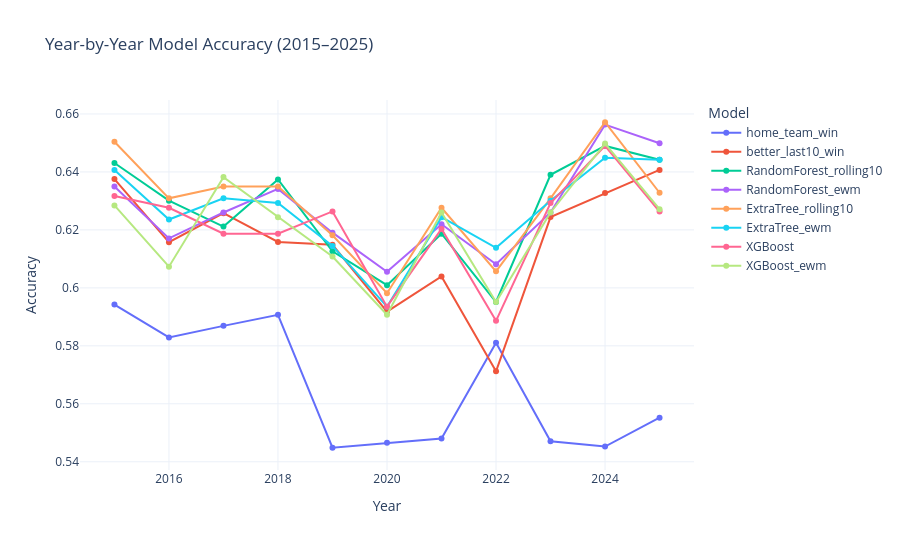

The cell this chart's notebook holds for it:
### Code cell
fig = go.Figure()

for col in plot_rolling.columns:
    fig.add_trace(go.Scatter(
        x=plot_rolling.index,
        y=plot_rolling[col],
        mode='lines+markers',
        name=col,
        hovertemplate='%{y:.4f}<extra>' + col + '</extra>'
    ))

fig.update_layout(
    title='Year-by-Year Model Accuracy (2015–2025)',
    xaxis_title='Year',
    yaxis_title='Accuracy',
    hovermode='x unified',
    legend_title='Model',
    template='plotly_white',
    width=900,
    height=550
)

fig.show()

### Figure 1 — Plotly figure (JSON) as saved in the notebook; plotly's stock layout.template omitted (floating-point values rounded to 4 significant figures)
{"data": [{"hovertemplate": "%{y:.4f}<extra>home_team_win</extra>", "mode": "lines+markers", "name": "home_team_win", "type": "scatter", "x": [2015, 2016, 2017, 2018, 2019, 2020, 2021, 2022, 2023, 2024, 2025], "y": [0.5942, 0.5829, 0.5869, 0.5907, 0.5448, 0.5465, 0.548, 0.5811, 0.547, 0.5452, 0.5552]}, {"hovertemplate": "%{y:.4f}<extra>better_last10_win</extra>", "mode": "lines+markers", "name": "better_last10_win", "type": "scatter", "x": [2015, 2016, 2017, 2018, 2019, 2020, 2021, 2022, 2023, 2024, 2025], "y": [0.6375, 0.6157, 0.6258, 0.6159, 0.6149, 0.5918, 0.6039, 0.5712, 0.6244, 0.6327, 0.6407]}, {"hovertemplate": "%{y:.4f}<extra>RandomForest_rolling10</extra>", "mode": "lines+markers", "name": "RandomForest_rolling10", "type": "scatter", "x": [2015, 2016, 2017, 2018, 2019, 2020, 2021, 2022, 2023, 2024, 2025], "y": [0.6431, 0.6301, 0.6211, 0.6374, 0.6126, 0.6009, 0.6187, 0.5951, 0.639, 0.649, 0.6442]}, {"hovertemplate": "%{y:.4f}<extra>RandomForest_ewm</extra>", "mode": "lines+markers", "name": "RandomForest_ewm", "type": "scatter", "x": [2015, 2016, 2017, 2018, 2019, 2020, 2021, 2022, 2023, 2024, 2025], "y": [0.635, 0.6171, 0.626, 0.6341, 0.619, 0.6056, 0.622, 0.6081, 0.626, 0.6563, 0.6499]}, {"hovertemplate": "%{y:.4f}<extra>ExtraTree_rolling10</extra>", "mode": "lines+markers", "name": "ExtraTree_rolling10", "type": "scatter", "x": [2015, 2016, 2017, 2018, 2019, 2020, 2021, 2022, 2023, 2024, 2025], "y": [0.6504, 0.6309, 0.635, 0.635, 0.6181, 0.5981, 0.6276, 0.6057, 0.6309, 0.6571, 0.6328]}, {"hovertemplate": "%{y:.4f}<extra>ExtraTree_ewm</extra>", "mode": "lines+markers", "name": "ExtraTree_ewm", "type": "scatter", "x": [2015, 2016, 2017, 2018, 2019, 2020, 2021, 2022, 2023, 2024, 2025], "y": [0.6407, 0.6236, 0.6309, 0.6293, 0.6145, 0.5935, 0.6244, 0.6138, 0.6301, 0.6449, 0.6442]}, {"hovertemplate": "%{y:.4f}<extra>XGBoost</extra>", "mode": "lines+markers", "name": "XGBoost", "type": "scatter", "x": [2015, 2016, 2017, 2018, 2019, 2020, 2021, 2022, 2023, 2024, 2025], "y": [0.6317, 0.6276, 0.6187, 0.6187, 0.6264, 0.5935, 0.6203, 0.5886, 0.6293, 0.649, 0.6263]}, {"hovertemplate": "%{y:.4f}<extra>XGBoost_ewm</extra>", "mode": "lines+markers", "name": "XGBoost_ewm", "type": "scatter", "x": [2015, 2016, 2017, 2018, 2019, 2020, 2021, 2022, 2023, 2024, 2025], "y": [0.6285, 0.6073, 0.6382, 0.6244, 0.6108, 0.5907, 0.626, 0.5951, 0.626, 0.6498, 0.6271]}], "layout": {"height": 550, "hovermode": "x unified", "legend": {"title": {"text": "Model"}}, "title": {"text": "Year-by-Year Model Accuracy (2015–2025)"}, "width": 900, "xaxis": {"title": {"text": "Year"}}, "yaxis": {"title": {"text": "Accuracy"}}}}
